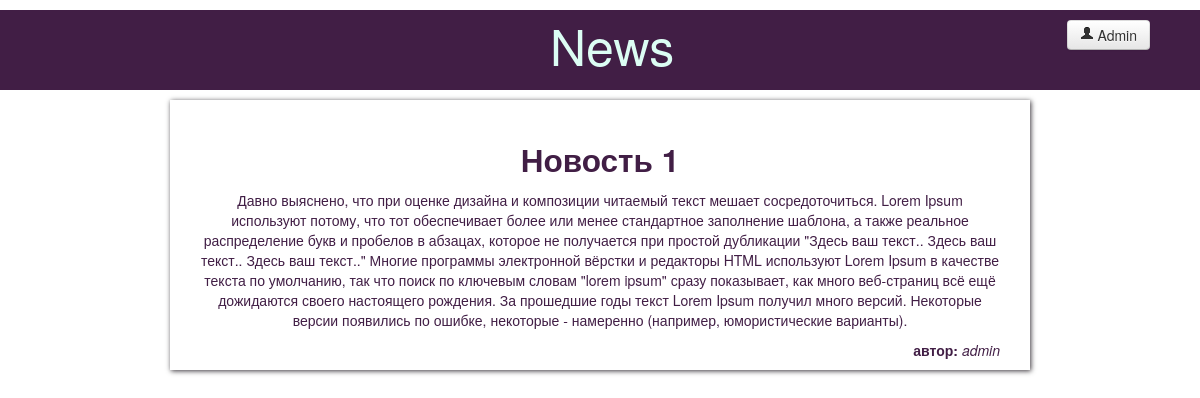
Page /index.php/news/76 on the committed database.
### tables this page shows
CREATE TABLE IF NOT EXISTS `news` (
  `id` int(255) NOT NULL AUTO_INCREMENT,
  `title` varchar(255) NOT NULL,
  `preview` text NOT NULL,
  `body` text NOT NULL,
  `date` varchar(100) NOT NULL,
  `count` int(255) NOT NULL,
  `author` varchar(100) NOT NULL,
  PRIMARY KEY (`id`)
);

### application/controllers/News.php (called while the page is built, shortened)
<?php
class News extends CI_Controller {
	public function __construct()
	{
		$this->load->model('news_model');
	}
	public function view($id)
	{
		$data['news_item'] = $this->news_model->get_news($id);
		$data['title'] = $data['news_item']['title'];
		$count = $data['news_item']['count'];
		$count++;
		$this->news_model->set_count($count, $id);
		$this->load->view('templates/header', $data);
		$this->load->view('news/view', $data);
		$this->load->view('templates/footer');
	}
}

### index.php (called while the page is built, shortened)
<?php
require_once BASEPATH.'core/CodeIgniter.php';

### application/models/News_model.php (called while the page is built, shortened)
<?php
class News_model extends CI_Model {
	public function get_news($id = FALSE){
		$query = $this->db->get_where('news', array('id' => $id));
		return $query->row_array();
	}
	public function set_count($count, $id){
		$data = array(
			'count' => $count
			);
		$this->db->where('id', $id);
		$this->db->update('news', $data);
	}
}

### application/views/news/view.php (the view)
<div align="center" class="bloc_view">
    <h2><?php echo $news_item['title'] ?></h2>
    <div id="main">
        <?php echo $news_item['body']; ?>
    </div>
   <div style="float:right;"><b>автор:</b> <i><?php echo $news_item['author'] ?></i></div>
</div>

### css/style.css (style rules this page uses)
.bloc_view { background: #fff; min-height: 100px; width: 800px; margin-top: 10px; padding: 30px; color: #411E45; webkit-box-shadow:1px 1px 5px rgba(8,0,9,0.8); -moz-box-shadow:1px 1px 5px rgba(8,0,9,0.8); -ms-box-shadow:1px 1px 5px rgba(8,0,9,0.8); -o-box-shadow:1px 1px 5px rgba(8,0,9,0.8); box-shadow:1px 1px 5px rgba(8,0,9,0.8); }

### rows in the picture
news: title "Новость 1", body "Давно выяснено, что при оценке дизайна и композиции читаемый текст мешает сосредоточиться. Lorem Ipsum используют потому, что тот обеспечивает более или менее стандартное заполнение шаблона, а также реальное распределение букв и пробелов в абзацах, которое не получается при простой дубликации \"Здесь ваш текст.. Здесь ваш текст.. Здесь ваш текст..\" Многие программы электронной вёрстки и редакторы HTML используют Lorem Ipsum в качестве текста по умолчанию, так что поиск по ключевым словам \"lorem ipsum\" сразу показывает, как много веб-страниц всё ещё дожидаются своего настоящего рождения. За прошедшие годы текст Lorem Ipsum получил много версий. Некоторые версии появились по ошибке, некоторые…", author "admin"
